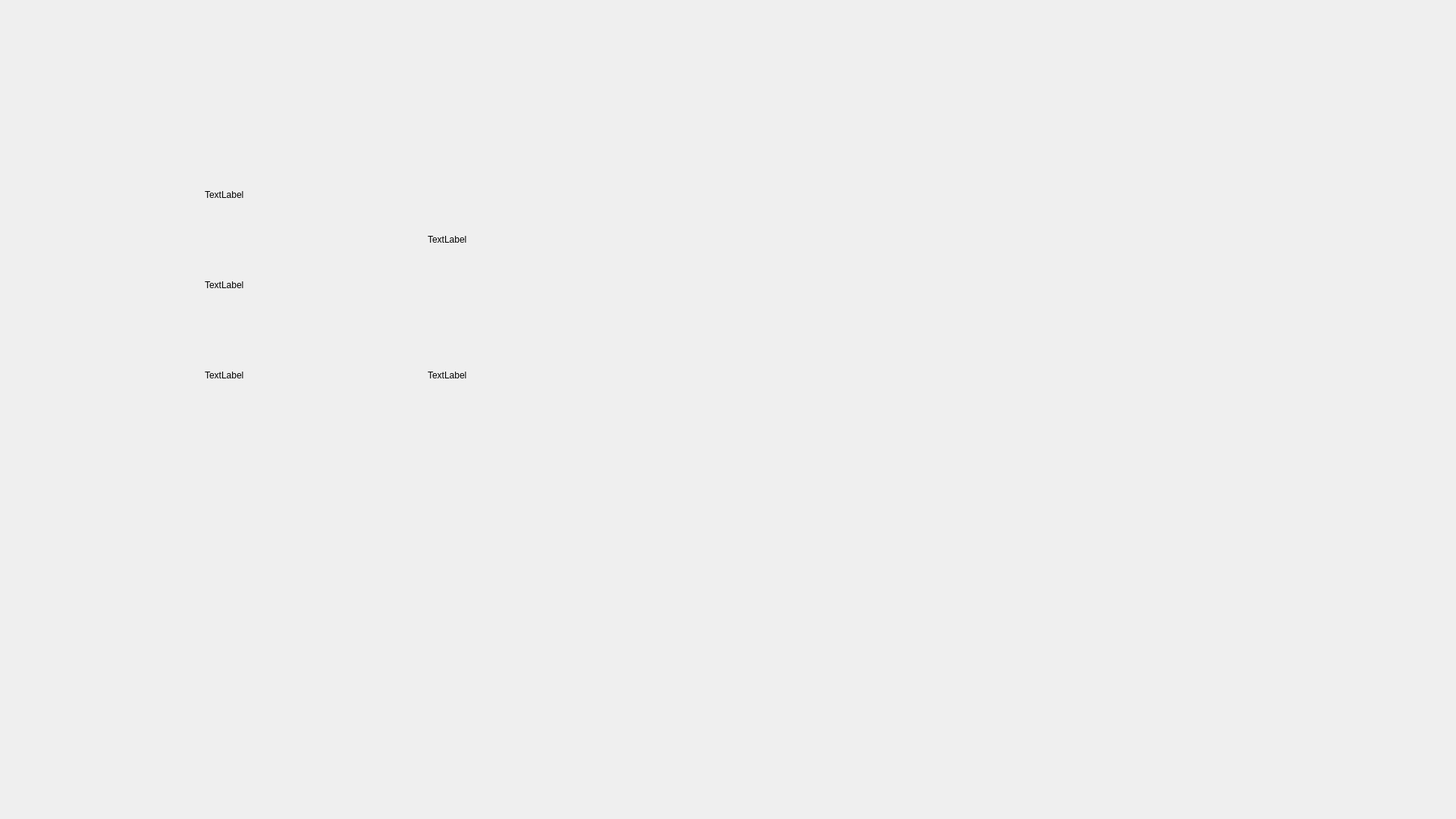
<?xml version="1.0" encoding="UTF-8"?>
<ui version="4.0">
 <class>Form</class>
 <widget class="QWidget" name="Form">
  <property name="geometry">
   <rect>
    <x>0</x>
    <y>0</y>
    <width>1920</width>
    <height>1080</height>
   </rect>
  </property>
  <property name="windowTitle">
   <string>Form</string>
  </property>
  <widget class="QWidget" name="gridLayoutWidget">
   <property name="geometry">
    <rect>
     <x>270</x>
     <y>200</y>
     <width>581</width>
     <height>351</height>
    </rect>
   </property>
   <layout class="QGridLayout" name="gridLayout">
    <item row="2" column="1">
     <widget class="QLabel" name="label_3">
      <property name="text">
       <string>TextLabel</string>
      </property>
     </widget>
    </item>
    <item row="0" column="0">
     <widget class="QLabel" name="label">
      <property name="text">
       <string>TextLabel</string>
      </property>
     </widget>
    </item>
    <item row="1" column="0">
     <widget class="QLabel" name="label_5">
      <property name="text">
       <string>TextLabel</string>
      </property>
     </widget>
    </item>
    <item row="2" column="0">
     <widget class="QLabel" name="label_6">
      <property name="text">
       <string>TextLabel</string>
      </property>
     </widget>
    </item>
    <item row="0" column="1" rowspan="2">
     <widget class="QLabel" name="label_2">
      <property name="text">
       <string>TextLabel</string>
      </property>
     </widget>
    </item>
   </layout>
  </widget>
 </widget>
 <resources/>
 <connections/>
</ui>
